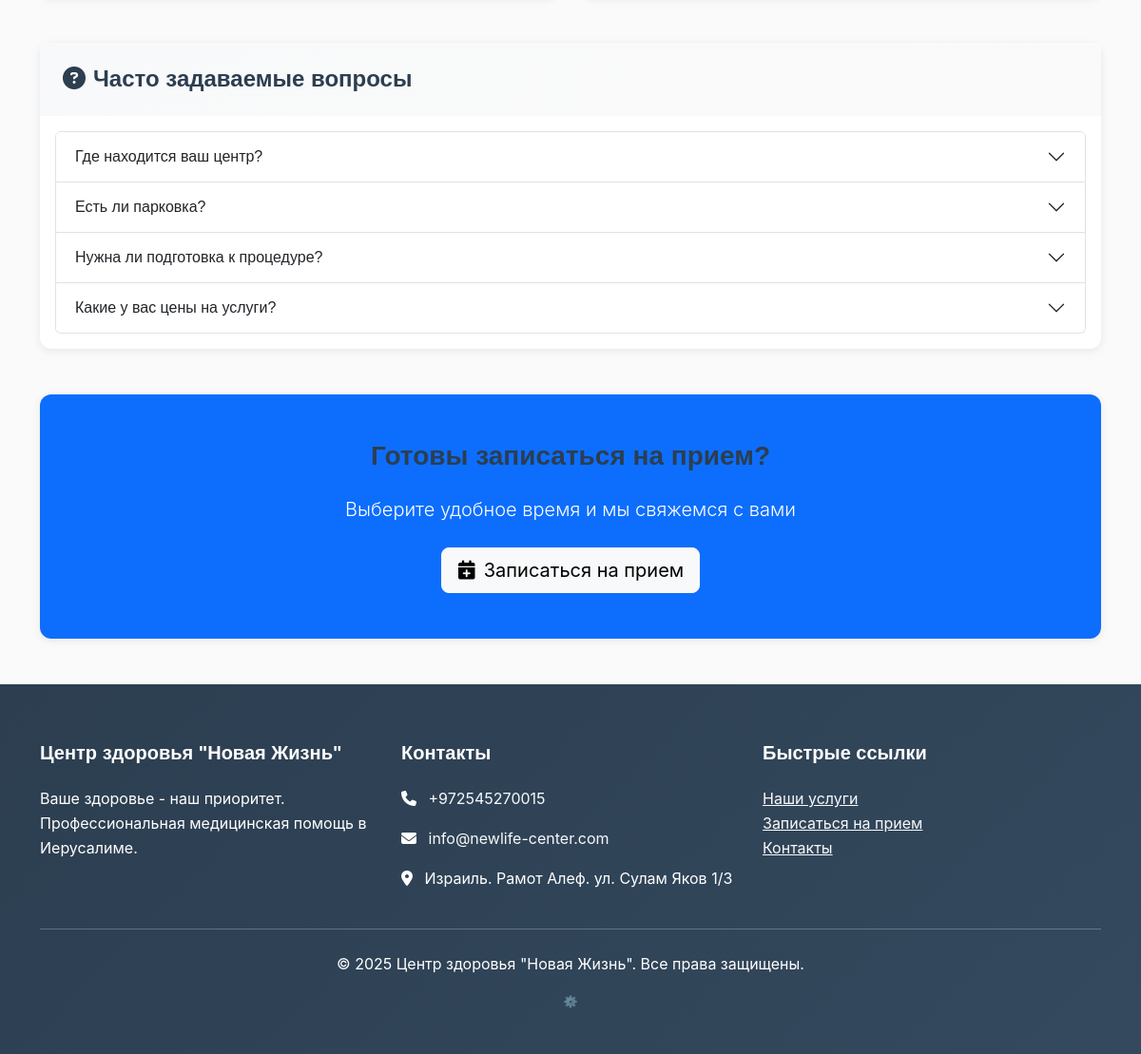
Before: /contacts/ (lower part) with the older database file.
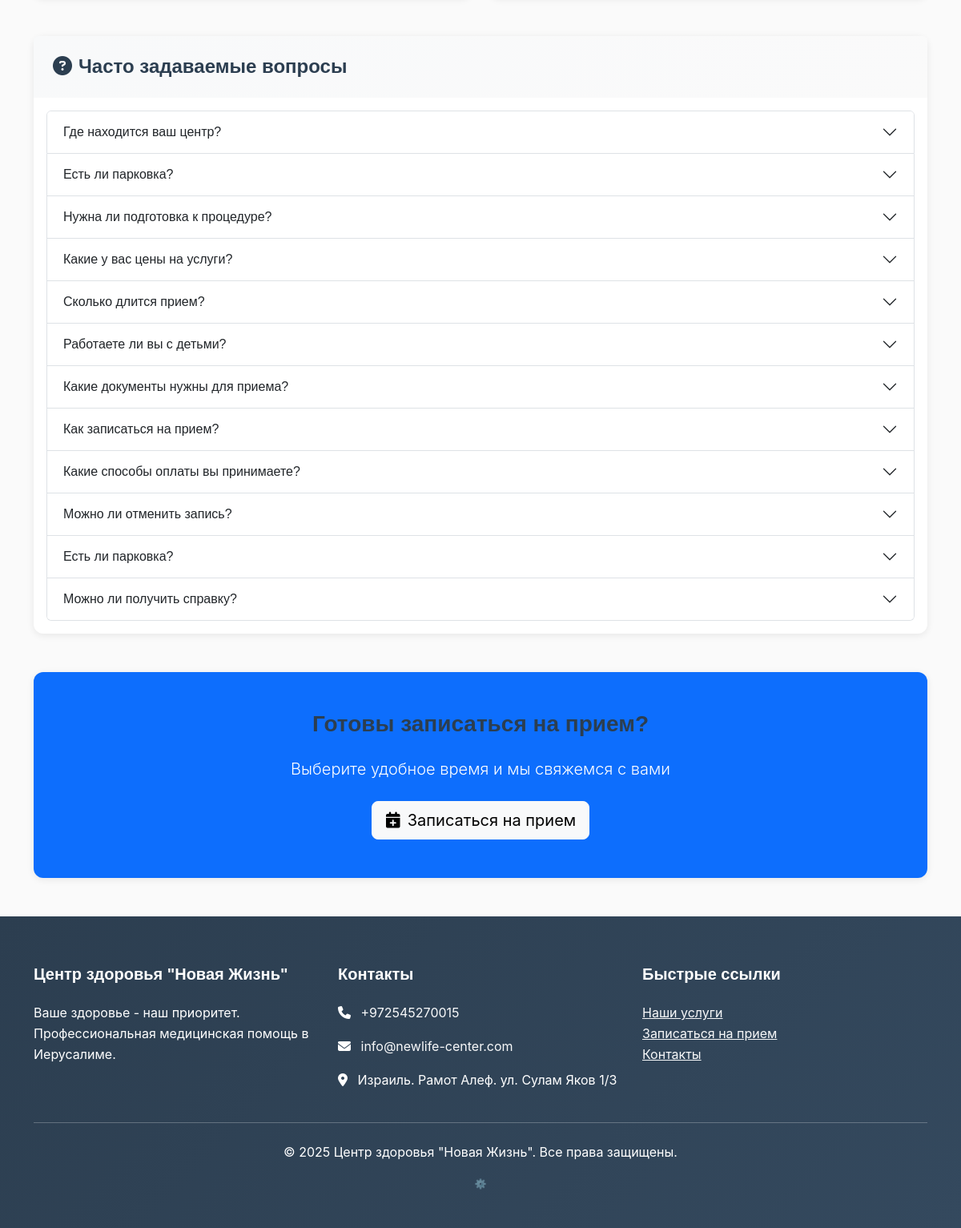
After: the same page with the newer database file.
### core/models.py (models this page shows, shortened)
class FAQ(models.Model):
    CATEGORY_CHOICES = [
        ('prices', 'Цены'),
        ('address', 'Адрес'),
        ('parking', 'Парковка'),
        ('services', 'Услуги'),
        ('preparation', 'Подготовка к процедуре'),
        ('general', 'Общие вопросы'),
    ]
    question = models.CharField(max_length=300, verbose_name="Вопрос")
    answer = models.TextField(verbose_name="Ответ")
    category = models.CharField(max_length=20, choices=CATEGORY_CHOICES, verbose_name="Категория")
    language = models.CharField(max_length=5, default='ru', verbose_name="Язык")
    is_active = models.BooleanField(default=True, verbose_name="Активен")
    order = models.IntegerField(default=0, verbose_name="Порядок")
    created_at = models.DateTimeField(auto_now_add=True, verbose_name="Дата создания")
    class Meta:
        verbose_name = "FAQ"
        verbose_name_plural = "FAQ"
        ordering = ['category', 'order', 'question']

### core/views.py (the view, shortened to what this page needs)
# urls.py: path('contacts/', views.contacts, name='contacts'),
def contacts(request):
    faq_list = FAQ.objects.filter(is_active=True).order_by('category', 'order')
    context = {
        'faq_list': faq_list,
    }
    return render(request, 'core/contacts.html', context)

### templates/core/contacts.html (shortened to what this page needs)
{% extends 'base.html' %}
{% block content %}
<div class="container py-5">
    <div class="row">
    </div>
    <div class="row">
        <div class="col-12">
            <div class="card">
                <div class="card-header bg-light">
                    <h4 class="mb-0"><i class="fas fa-question-circle me-2"></i>Часто задаваемые вопросы</h4>
                </div>
                <div class="card-body">
                    {% if faq_list %}
                        <div class="accordion" id="faqAccordion">
                            {% for faq in faq_list %}
                            <div class="accordion-item">
                                <h2 class="accordion-header" id="faq{{ faq.id }}">
                                    <button class="accordion-button collapsed" type="button"
                                            data-bs-toggle="collapse" data-bs-target="#collapse{{ faq.id }}">
                                        {{ faq.question }}
                                    </button>
                                </h2>
                            </div>
                            {% endfor %}
                        </div>
                    {% else %}
                        <p class="text-muted text-center">FAQ временно недоступен</p>
                    {% endif %}
                </div>
            </div>
        </div>
    </div>
    <div class="row mt-5">
        <div class="col-12 text-center">
            <div class="card bg-primary text-white">
                <div class="card-body py-5">
                    <h3 class="mb-4">Готовы записаться на прием?</h3>
                    <p class="lead mb-4">Выберите удобное время и мы свяжемся с вами</p>
                    <a href="{% url 'core:appointment_form' %}" class="btn btn-light btn-lg">
                        <i class="fas fa-calendar-plus me-2"></i>Записаться на прием
                    </a>
                </div>
            </div>
        </div>
    </div>
</div>
{% endblock %}

Changed rows visible on the page:
added FAQ: question "Сколько длится прием?"
added FAQ: question "Работаете ли вы с детьми?"
added FAQ: question "Какие документы нужны для приема?"
added FAQ: question "Как записаться на прием?"
added FAQ: question "Какие способы оплаты вы принимаете?"
added FAQ: question "Можно ли отменить запись?"
added FAQ: question "Есть ли парковка?"
added FAQ: question "Можно ли получить справку?"
